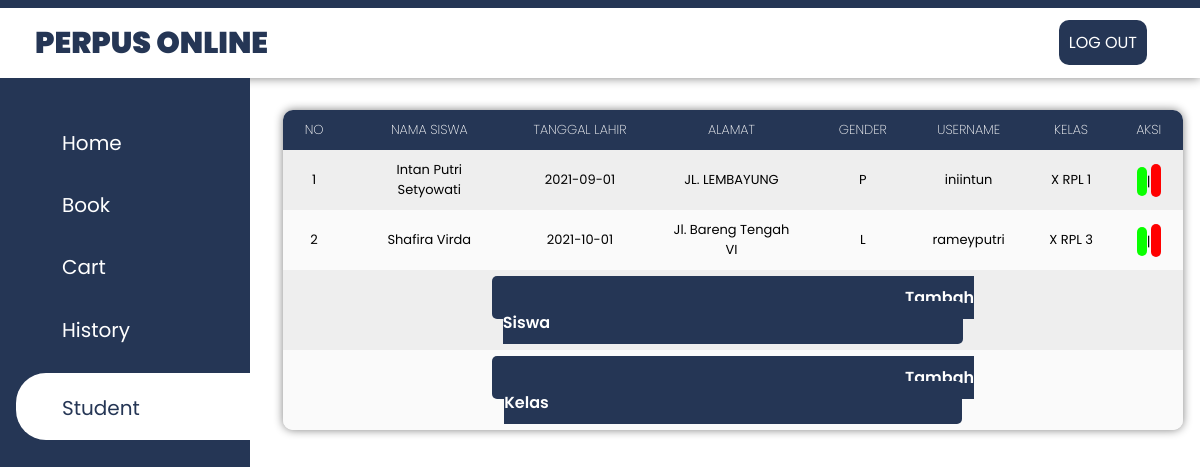
Screenshot of /tampil_siswa.php (signed in) with the database file from the repository.
### tables this page shows
CREATE TABLE `siswa` (
  `id_siswa` int(11) NOT NULL,
  `nama_siswa` varchar(100) DEFAULT NULL,
  `tanggal_lahir` date DEFAULT NULL,
  `gender` enum('L','P') DEFAULT NULL,
  `alamat` text DEFAULT NULL,
  `username` varchar(255) DEFAULT NULL,
  `password` varchar(255) DEFAULT NULL,
  `id_kelas` int(11) DEFAULT NULL
);

CREATE TABLE `kelas` (
  `id_kelas` int(11) NOT NULL,
  `nama_kelas` varchar(20) DEFAULT NULL,
  `kelompok` varchar(20) DEFAULT NULL
);

### tampil_siswa.php (the view, shortened to what this page needs)
<!DOCTYPE html>
<html>
    <head>
        <link href="style_header.css" rel="stylesheet">
        <link href="style_home.css" rel="stylesheet">
        <link href="style_table.css" rel="stylesheet">
        <link rel="stylesheet" href="https://maxst.icons8.com/vue-static/landings/line-awesome/line-awesome/1.3.0/css/line-awesome.min.css">
    </head>
    <body>
        <?php
            include "header.php";
        ?>
        <div class="sidebar">
            <div class="sidebar-menu">
                <ul>
                    <li>
                        <a href="home.php"><span class="las la-home"></span>
                        <span>Home</span></a>
                    </li>
                    <li>
                        <a href="buku.php"><span class="las la-book"></span>
                        <span>Book</span></a>
                    </li>
                    <li>
                        <a href="keranjang.php"><span class="las la-shopping-cart"></span>
                        <span>Cart</span></a>
                    </li>
                    <li>
                        <a href="histori_peminjaman.php"><span class="las la-history"></span>
                        <span>History</span></a>
                    </li>
                    <li>
                        <a href="tampil_siswa.php" class="active"><span class="las la-user-friends"></span>
                        <span>Student</span></a>
                    </li>
                </ul>
            </div>
        </div>
        <table>
            <tr><th>No</th><th>Nama Siswa</th><th>Tanggal Lahir</th><th>Alamat</th><th>Gender</th><th>Username</th><th>kelas</th><th>Aksi</th></tr>
            <?php
                include "koneksi.php";
                $qry_siswa=mysqli_query($conn,"select * from siswa join kelas on kelas.id_kelas = siswa.id_kelas"); $no=0;
                while($data_siswa=mysqli_fetch_array($qry_siswa)){ $no++;?>
            <tr>
                <td><?=$no?></td><td><?=$data_siswa['nama_siswa']?></td>
                <td><?=$data_siswa['tanggal_lahir']?></td>
                <td><?=$data_siswa['alamat']?></td>
                <td><?=$data_siswa['gender']?></td>
                <td><?=$data_siswa['username']?></td>
                <td><?=$data_siswa['nama_kelas']?></td>
                <td>
                    <a href="ubah_siswa.php?id_siswa=<?=$data_siswa['id_siswa']?>" class="ubah"><i class="las la-edit"></i></a> |
                    <a href="hapus.php?id_siswa=<?=$data_siswa['id_siswa']?>" onclick="return confirm('Apakah anda yakin menghapus data ini?')" class="hapus"><i class="las la-trash"></i></a>
                </td>
            </tr>
            <?php } ?>
            <tr>
                <td colspan="8" class="td-full"><a href="tambah_siswa.php" class="tambah" onclick="return confirm('Anda akan logout untuk menambah siswa !')">Tambah Siswa</a></td>
            </tr>
            <tr>
                <td colspan="8" class="td-full"><a href="tambah_kelas.php" class="tambah">Tambah Kelas</a></td>
            </tr>
        </table>
    </body>
</html>

### style_header.css (style rules this page uses)
:root { --main-color: #253655; --color-grey: #808080; --color-random: #ffc5e2; }
* { padding: 0; margin: 0; box-sizing: border-box; list-style-type: none; text-decoration: none; font-family: "Poppins", sans-serif; }
body { margin: 0; padding: 0; font-family: "Roboto", sans-serif; }
.sidebar { background: var(--main-color); margin-top: 78px; padding-top: 30px; position: fixed; left: 0; width: 250px; height: 100%; }
.sidebar-menu { margin-top: 1rem; }
.sidebar-menu li { width: 100%; margin-bottom: 1.7rem; padding-left: 1rem; }
.sidebar-menu a { padding-left: 30px; display: block; color: #ffffff; font-size: 20px; }
.sidebar-menu a.active { background: #ffffff; padding-top: 1rem; padding-bottom: 1rem; color: var(--main-color); border-radius: 30px 0px 0px 30px; }
.sidebar-menu a span:first-child { font-size: 1.5rem; padding-right: 1rem; }

### style_home.css (style rules this page uses)
:root { --main-color: #253655; --color-grey: #808080; --color-random: #ffc5e2; }

### style_table.css (style rules this page uses)
:root { --main-color: #253655; --color-grey: #808080; --color-random: #ffc5e2; }
table { position: absolute; left: 283px; top: 110px; width: 75%; border-spacing: 0; border-radius: 10px; box-shadow: 0 0 10px var(--color-grey); overflow: hidden; }
td, th td, th { padding: 10px 20px; text-align: center; }
th { background-color: var(--main-color); color: #ffffff; font-weight: 200; text-transform: uppercase; }
tr { width: 100%; font-size: small; background-color: #fafafa; }
tr:nth-child(even) { background-color: #eeeeee; }
.ubah { padding: 5px; background: #09ff00; text-decoration: none; border-radius: 5px; color: #ffffff; }
.hapus { padding: 5px; background: #ff0000; text-decoration: none; border-radius: 5px; font-size: 1rem; font-weight: 600; color: #ffffff; }
.tambah { padding: 10px; padding-left: 413px; padding-right: 413px; background: var(--main-color); text-decoration: none; border-radius: 5px; font-size: 1rem; font-weight: 600; color: #ffffff; }
.td-full { padding: 15px 0px; }

### rows the page displays
siswa: nama_siswa "Intan Putri Setyowati", tanggal_lahir "2021-09-01", alamat "JL. LEMBAYUNG", gender "P", username "iniintun", id_kelas.nama_kelas "X RPL 1"
siswa: nama_siswa "Shafira Virda", tanggal_lahir "2021-10-01", alamat "Jl. Bareng Tengah VI", gender "L", username "rameyputri", id_kelas.nama_kelas "X RPL 3"
